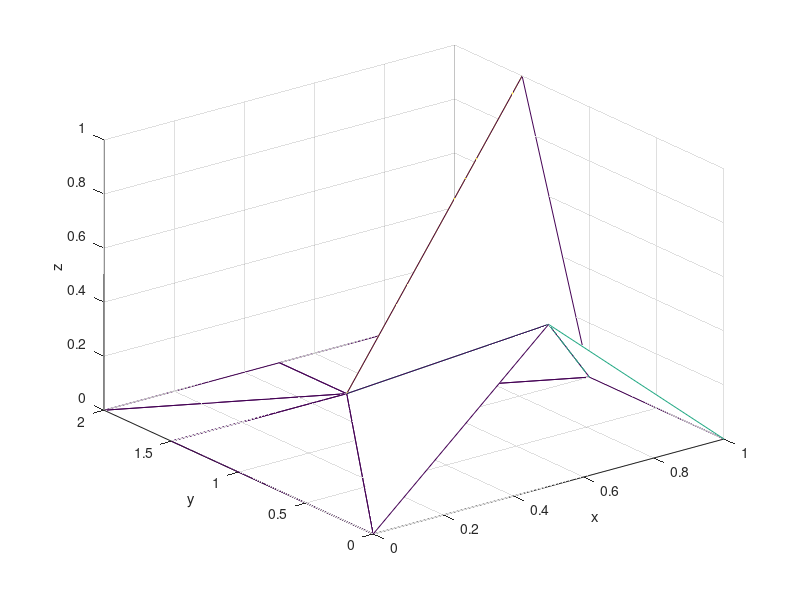

Write MATLAB code to recreate this figure.
x = [0 0 0 0.5 0.5 0.5 1 1 1 1];
y = [0 1.5 2 0 1.5 2 0 1 1.5 2];
z = [0 0 0 0.6 0 0 0 0 1 0];
d = delaunay(x,y);
trimesh(d,x,y,z), xlabel('x'), ylabel('y'), zlabel('z')
